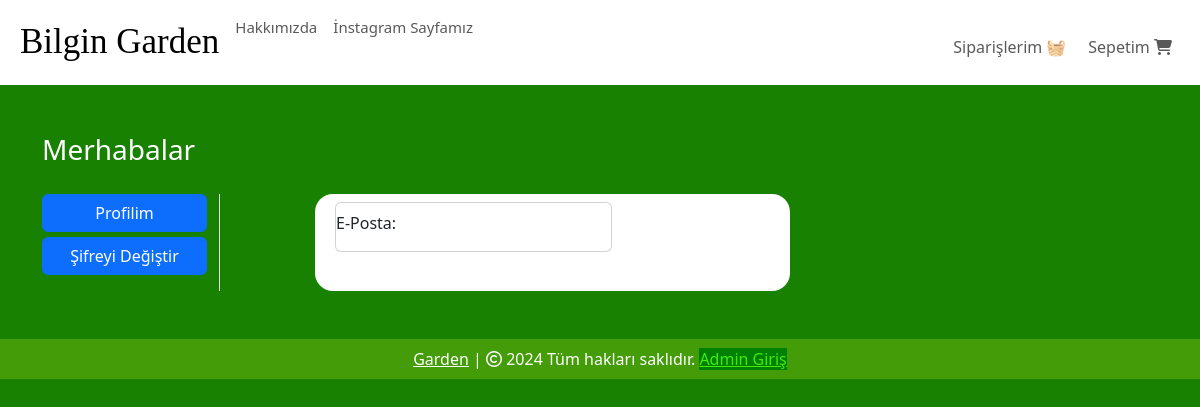
Page /profile/8 (signed in) on the earlier database version.
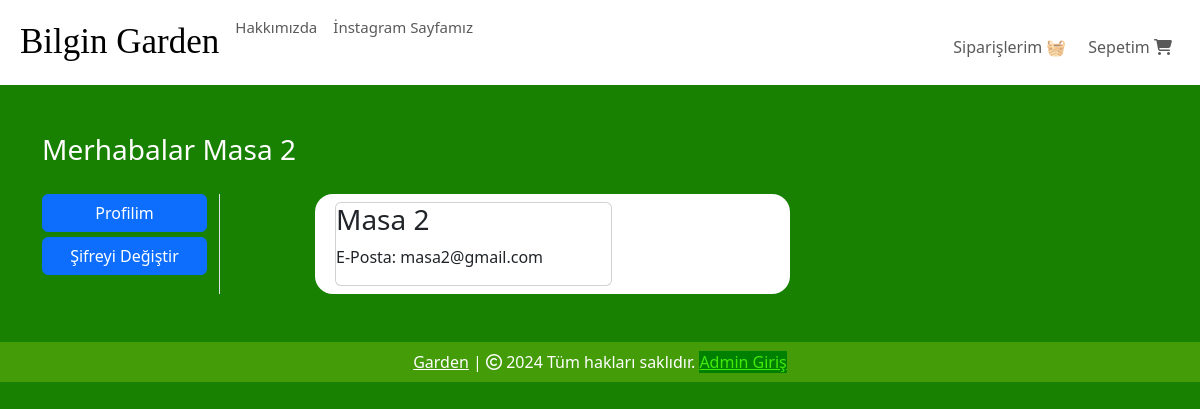
Same page on the later database version.
### website/models.py (models this page shows, shortened)
class Customer(db.Model, UserMixin):
    id = db.Column(db.Integer, primary_key=True)
    email = db.Column(db.String(100), unique=True)
    username = db.Column(db.String(100))
    password_hash = db.Column(db.String(150))
    date_joined = db.Column(db.DateTime(), default=datetime.utcnow)
    MasaNo = db.Column(db.Integer)
    cart_items = db.relationship('Cart', backref=db.backref('customer', lazy=True))
    orders = db.relationship('Order', backref=db.backref('customer', lazy=True))
    @property
    def password(self):
        raise AttributeError('Password is not a readable Attribute')

### website/auth.py (the view)
@auth.route('/profile/<int:customer_id>')
@login_required
def profile(customer_id):
    customer = Customer.query.get(customer_id)
    return render_template('profile.html', customer=customer)

### website/templates/profile.html (shortened to what this page needs)
{% extends 'base.html' %}
{% block body %}
<div class="container my-5">
    <div class="row">
        <h3 style="color: white;">Merhabalar <span class="text-capitalize">{{ customer.username }}</span></h3>
        <div class="col-sm-2 border-end" style="margin-top: 20px;">
            <ul class="list-unstyled">
                <li class="d-grid"><a href="#" class="btn btn-primary">Profilim</a></li>
                <li class="d-grid"><a href="/change-password/{{ customer.id }}" class="btn btn-primary" style="margin-top: 5px;">Şifreyi Değiştir</a></li>
            </ul>
        </div>
        <div class="col-sm-5 offset-sm-1" style="background-color: white; border-radius: 18px; margin-top: 20px;">
            <div class="row">
                <div class="col-sm-8">
                    <div class="card m-2">
                        <h3>{{ customer.username }}</h3>
                        <p>E-Posta: {{ customer.email }}</p>
                    </div>
                </div>
            </div>
        </div>
    </div>
</div>
{% endblock %}

Differences in the rows shown:
added Customer: username "Masa 2", email "masa2@gmail.com"
